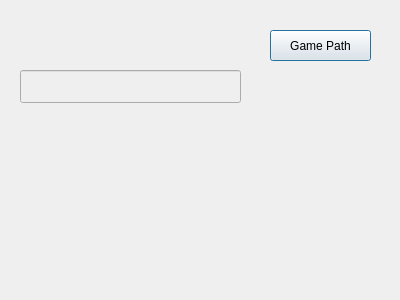
<?xml version="1.0" encoding="UTF-8"?>
<ui version="4.0">
 <class>AddGameWindow</class>
 <widget class="QDialog" name="AddGameWindow">
  <property name="geometry">
   <rect>
    <x>0</x>
    <y>0</y>
    <width>400</width>
    <height>300</height>
   </rect>
  </property>
  <property name="windowTitle">
   <string>Add game</string>
  </property>
  <widget class="QPushButton" name="gamepathbutton">
   <property name="geometry">
    <rect>
     <x>270</x>
     <y>30</y>
     <width>101</width>
     <height>31</height>
    </rect>
   </property>
   <property name="text">
    <string>Game Path</string>
   </property>
  </widget>
  <widget class="QLineEdit" name="gameloc">
   <property name="enabled">
    <bool>false</bool>
   </property>
   <property name="geometry">
    <rect>
     <x>20</x>
     <y>70</y>
     <width>221</width>
     <height>33</height>
    </rect>
   </property>
  </widget>
 </widget>
 <resources/>
 <connections/>
</ui>
